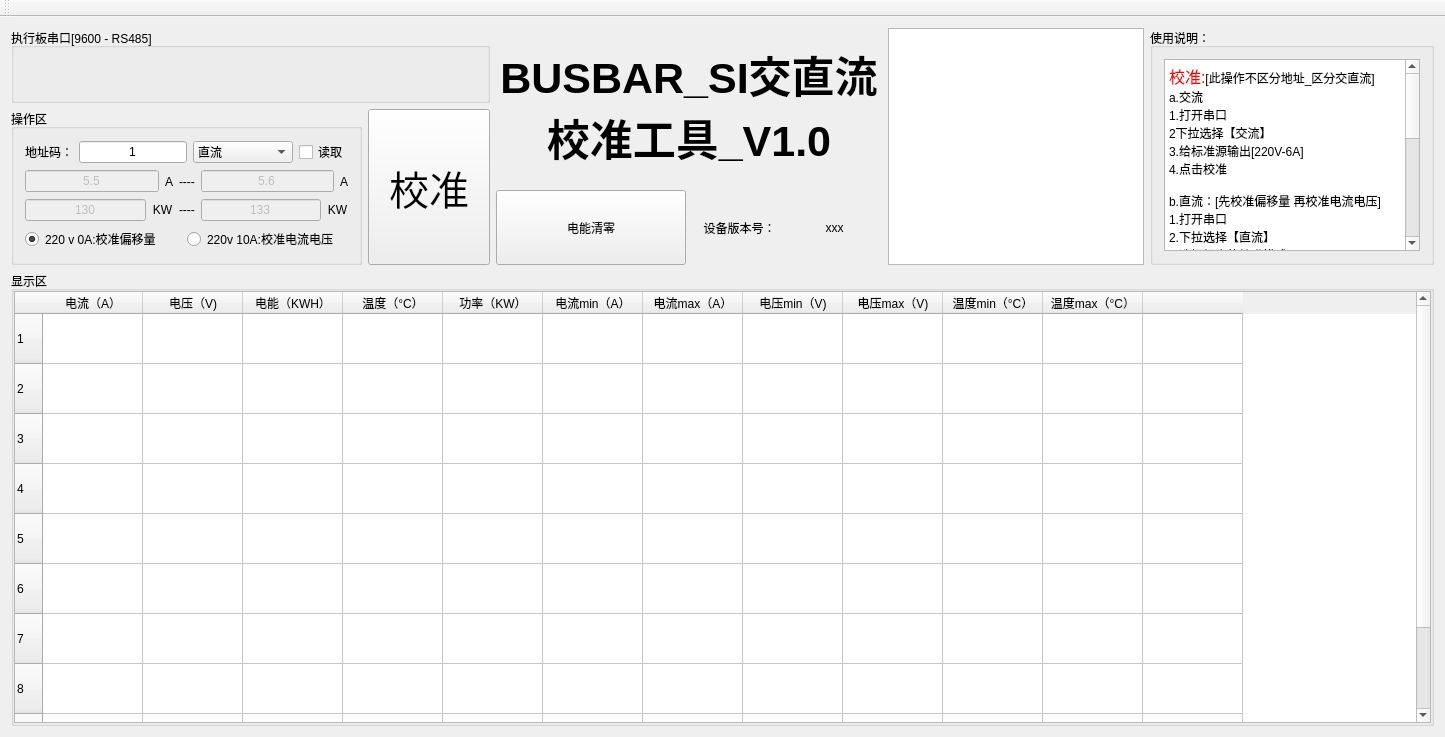
<?xml version="1.0" encoding="UTF-8"?>
<ui version="4.0">
 <class>MainWindow</class>
 <widget class="QMainWindow" name="MainWindow">
  <property name="geometry">
   <rect>
    <x>0</x>
    <y>0</y>
    <width>1445</width>
    <height>737</height>
   </rect>
  </property>
  <property name="windowTitle">
   <string>Busbar_SI校准工具</string>
  </property>
  <widget class="QWidget" name="centralWidget">
   <layout class="QGridLayout" name="gridLayout_6">
    <item row="0" column="2" rowspan="2" colspan="2">
     <widget class="QPushButton" name="tip">
      <property name="font">
       <font>
        <pointsize>32</pointsize>
        <weight>75</weight>
        <bold>true</bold>
       </font>
      </property>
      <property name="text">
       <string>BUSBAR_SI交直流
校准工具_V1.0</string>
      </property>
      <property name="checkable">
       <bool>false</bool>
      </property>
      <property name="autoRepeat">
       <bool>false</bool>
      </property>
      <property name="autoExclusive">
       <bool>false</bool>
      </property>
      <property name="autoDefault">
       <bool>false</bool>
      </property>
      <property name="default">
       <bool>false</bool>
      </property>
      <property name="flat">
       <bool>true</bool>
      </property>
     </widget>
    </item>
    <item row="1" column="1" rowspan="2">
     <widget class="QPushButton" name="startOrStop">
      <property name="sizePolicy">
       <sizepolicy hsizetype="Expanding" vsizetype="Expanding">
        <horstretch>0</horstretch>
        <verstretch>0</verstretch>
       </sizepolicy>
      </property>
      <property name="font">
       <font>
        <pointsize>30</pointsize>
       </font>
      </property>
      <property name="text">
       <string>校准</string>
      </property>
     </widget>
    </item>
    <item row="0" column="4" rowspan="3">
     <widget class="QTextEdit" name="debugEdit"/>
    </item>
    <item row="2" column="2">
     <widget class="QPushButton" name="clearBtn">
      <property name="sizePolicy">
       <sizepolicy hsizetype="Preferred" vsizetype="Minimum">
        <horstretch>0</horstretch>
        <verstretch>0</verstretch>
       </sizepolicy>
      </property>
      <property name="text">
       <string>电能清零</string>
      </property>
     </widget>
    </item>
    <item row="1" column="0" rowspan="2">
     <widget class="QGroupBox" name="gBoxC">
      <property name="title">
       <string>操作区</string>
      </property>
      <layout class="QGridLayout" name="gridLayout_2">
       <item row="0" column="0">
        <layout class="QHBoxLayout" name="horizontalLayout">
         <item>
          <widget class="QLabel" name="label_3">
           <property name="text">
            <string>地址码：</string>
           </property>
          </widget>
         </item>
         <item>
          <widget class="QLineEdit" name="addr">
           <property name="text">
            <string>1</string>
           </property>
           <property name="alignment">
            <set>Qt::AlignCenter</set>
           </property>
          </widget>
         </item>
         <item>
          <widget class="QComboBox" name="dcBox">
           <property name="minimumSize">
            <size>
             <width>100</width>
             <height>0</height>
            </size>
           </property>
           <item>
            <property name="text">
             <string>直流</string>
            </property>
           </item>
           <item>
            <property name="text">
             <string>交流</string>
            </property>
           </item>
          </widget>
         </item>
         <item>
          <widget class="QCheckBox" name="readBox">
           <property name="text">
            <string>读取</string>
           </property>
           <property name="checked">
            <bool>false</bool>
           </property>
           <property name="tristate">
            <bool>false</bool>
           </property>
          </widget>
         </item>
        </layout>
       </item>
       <item row="1" column="0">
        <layout class="QHBoxLayout" name="horizontalLayout_2">
         <item>
          <widget class="QLineEdit" name="minAEdit">
           <property name="enabled">
            <bool>false</bool>
           </property>
           <property name="text">
            <string>5.5</string>
           </property>
           <property name="alignment">
            <set>Qt::AlignCenter</set>
           </property>
          </widget>
         </item>
         <item>
          <widget class="QLabel" name="label_5">
           <property name="text">
            <string>A</string>
           </property>
           <property name="alignment">
            <set>Qt::AlignCenter</set>
           </property>
          </widget>
         </item>
         <item>
          <widget class="QLabel" name="label_2">
           <property name="text">
            <string>----</string>
           </property>
          </widget>
         </item>
         <item>
          <widget class="QLineEdit" name="maxAEdit">
           <property name="enabled">
            <bool>false</bool>
           </property>
           <property name="text">
            <string>5.6</string>
           </property>
           <property name="alignment">
            <set>Qt::AlignCenter</set>
           </property>
          </widget>
         </item>
         <item>
          <widget class="QLabel" name="label_7">
           <property name="text">
            <string>A</string>
           </property>
           <property name="alignment">
            <set>Qt::AlignCenter</set>
           </property>
          </widget>
         </item>
        </layout>
       </item>
       <item row="2" column="0">
        <layout class="QHBoxLayout" name="horizontalLayout_3">
         <item>
          <widget class="QLineEdit" name="minWEdit">
           <property name="enabled">
            <bool>false</bool>
           </property>
           <property name="text">
            <string>130</string>
           </property>
           <property name="alignment">
            <set>Qt::AlignCenter</set>
           </property>
          </widget>
         </item>
         <item>
          <widget class="QLabel" name="label_6">
           <property name="text">
            <string>KW</string>
           </property>
           <property name="alignment">
            <set>Qt::AlignCenter</set>
           </property>
          </widget>
         </item>
         <item>
          <widget class="QLabel" name="label">
           <property name="text">
            <string>----</string>
           </property>
          </widget>
         </item>
         <item>
          <widget class="QLineEdit" name="maxWEdit">
           <property name="enabled">
            <bool>false</bool>
           </property>
           <property name="text">
            <string>133</string>
           </property>
           <property name="alignment">
            <set>Qt::AlignCenter</set>
           </property>
          </widget>
         </item>
         <item>
          <widget class="QLabel" name="label_8">
           <property name="text">
            <string>KW</string>
           </property>
           <property name="alignment">
            <set>Qt::AlignCenter</set>
           </property>
          </widget>
         </item>
        </layout>
       </item>
       <item row="3" column="0">
        <widget class="QWidget" name="radio" native="true">
         <layout class="QHBoxLayout" name="horizontalLayout_5">
          <property name="spacing">
           <number>0</number>
          </property>
          <property name="leftMargin">
           <number>0</number>
          </property>
          <property name="topMargin">
           <number>0</number>
          </property>
          <property name="rightMargin">
           <number>0</number>
          </property>
          <property name="bottomMargin">
           <number>0</number>
          </property>
          <item>
           <widget class="QRadioButton" name="radBtn0">
            <property name="text">
             <string>220 v 0A:校准偏移量</string>
            </property>
            <property name="checked">
             <bool>true</bool>
            </property>
           </widget>
          </item>
          <item>
           <widget class="QRadioButton" name="radBtn10">
            <property name="text">
             <string>220v 10A:校准电流电压</string>
            </property>
           </widget>
          </item>
         </layout>
        </widget>
       </item>
      </layout>
     </widget>
    </item>
    <item row="0" column="0" colspan="2">
     <widget class="QGroupBox" name="gBoxA">
      <property name="title">
       <string>执行板串口[9600 - RS485]</string>
      </property>
      <layout class="QGridLayout" name="gridLayout">
       <property name="leftMargin">
        <number>0</number>
       </property>
       <property name="topMargin">
        <number>0</number>
       </property>
       <property name="rightMargin">
        <number>0</number>
       </property>
       <property name="bottomMargin">
        <number>0</number>
       </property>
       <property name="spacing">
        <number>0</number>
       </property>
       <item row="0" column="0">
        <widget class="QWidget" name="gBoxAWid" native="true"/>
       </item>
      </layout>
     </widget>
    </item>
    <item row="2" column="3">
     <layout class="QGridLayout" name="gridLayout_5">
      <property name="spacing">
       <number>0</number>
      </property>
      <item row="0" column="1">
       <widget class="QLabel" name="vLabel">
        <property name="text">
         <string>xxx</string>
        </property>
        <property name="alignment">
         <set>Qt::AlignCenter</set>
        </property>
       </widget>
      </item>
      <item row="0" column="0">
       <widget class="QLabel" name="label_9">
        <property name="text">
         <string>设备版本号：</string>
        </property>
        <property name="alignment">
         <set>Qt::AlignCenter</set>
        </property>
       </widget>
      </item>
     </layout>
    </item>
    <item row="0" column="5" rowspan="3">
     <widget class="QGroupBox" name="gBoxK">
      <property name="title">
       <string>使用说明：</string>
      </property>
      <layout class="QGridLayout" name="gridLayout_3">
       <item row="0" column="0">
        <widget class="QTextEdit" name="readMe">
         <property name="html">
          <string>&lt;!DOCTYPE HTML PUBLIC &quot;-//W3C//DTD HTML 4.0//EN&quot; &quot;http://www.w3.org/TR/REC-html40/strict.dtd&quot;&gt;
&lt;html&gt;&lt;head&gt;&lt;meta name=&quot;qrichtext&quot; content=&quot;1&quot; /&gt;&lt;style type=&quot;text/css&quot;&gt;
p, li { white-space: pre-wrap; }
&lt;/style&gt;&lt;/head&gt;&lt;body style=&quot; font-family:'SimSun'; font-size:9pt; font-weight:400; font-style:normal;&quot;&gt;
&lt;p style=&quot; margin-top:0px; margin-bottom:0px; margin-left:0px; margin-right:0px; -qt-block-indent:0; text-indent:0px;&quot;&gt;&lt;span style=&quot; font-size:12pt; color:#ff0000;&quot;&gt;校准:&lt;/span&gt;[此操作不区分地址_区分交直流]&lt;/p&gt;
&lt;p style=&quot; margin-top:0px; margin-bottom:0px; margin-left:0px; margin-right:0px; -qt-block-indent:0; text-indent:0px;&quot;&gt;a.交流&lt;/p&gt;
&lt;p style=&quot; margin-top:0px; margin-bottom:0px; margin-left:0px; margin-right:0px; -qt-block-indent:0; text-indent:0px;&quot;&gt;1.打开串口&lt;/p&gt;
&lt;p style=&quot; margin-top:0px; margin-bottom:0px; margin-left:0px; margin-right:0px; -qt-block-indent:0; text-indent:0px;&quot;&gt;2下拉选择【交流】&lt;/p&gt;
&lt;p style=&quot; margin-top:0px; margin-bottom:0px; margin-left:0px; margin-right:0px; -qt-block-indent:0; text-indent:0px;&quot;&gt;3.给标准源输出[220V-6A]&lt;/p&gt;
&lt;p style=&quot; margin-top:0px; margin-bottom:0px; margin-left:0px; margin-right:0px; -qt-block-indent:0; text-indent:0px;&quot;&gt;4.点击校准&lt;/p&gt;
&lt;p style=&quot;-qt-paragraph-type:empty; margin-top:0px; margin-bottom:0px; margin-left:0px; margin-right:0px; -qt-block-indent:0; text-indent:0px;&quot;&gt;&lt;br /&gt;&lt;/p&gt;
&lt;p style=&quot; margin-top:0px; margin-bottom:0px; margin-left:0px; margin-right:0px; -qt-block-indent:0; text-indent:0px;&quot;&gt;b.直流：[先校准偏移量 再校准电流电压]&lt;/p&gt;
&lt;p style=&quot; margin-top:0px; margin-bottom:0px; margin-left:0px; margin-right:0px; -qt-block-indent:0; text-indent:0px;&quot;&gt;1.打开串口&lt;/p&gt;
&lt;p style=&quot; margin-top:0px; margin-bottom:0px; margin-left:0px; margin-right:0px; -qt-block-indent:0; text-indent:0px;&quot;&gt;2.下拉选择【直流】&lt;/p&gt;
&lt;p style=&quot; margin-top:0px; margin-bottom:0px; margin-left:0px; margin-right:0px; -qt-block-indent:0; text-indent:0px;&quot;&gt;3.选择相应的校准模式[0A|10A]&lt;/p&gt;
&lt;p style=&quot; margin-top:0px; margin-bottom:0px; margin-left:0px; margin-right:0px; -qt-block-indent:0; text-indent:0px;&quot;&gt;4.给标准源输出[220V-0A|220V-10A]&lt;/p&gt;
&lt;p style=&quot; margin-top:0px; margin-bottom:0px; margin-left:0px; margin-right:0px; -qt-block-indent:0; text-indent:0px;&quot;&gt;5.点击校准&lt;/p&gt;
&lt;p style=&quot;-qt-paragraph-type:empty; margin-top:0px; margin-bottom:0px; margin-left:0px; margin-right:0px; -qt-block-indent:0; text-indent:0px;&quot;&gt;&lt;br /&gt;&lt;/p&gt;
&lt;p style=&quot; margin-top:0px; margin-bottom:0px; margin-left:0px; margin-right:0px; -qt-block-indent:0; text-indent:0px;&quot;&gt;&lt;span style=&quot; font-size:12pt; color:#ff0000;&quot;&gt;读取:&lt;/span&gt;[此操作区分地址_不区分交直流]&lt;/p&gt;
&lt;p style=&quot; margin-top:0px; margin-bottom:0px; margin-left:0px; margin-right:0px; -qt-block-indent:0; text-indent:0px;&quot;&gt;1.打开串口&lt;/p&gt;
&lt;p style=&quot; margin-top:0px; margin-bottom:0px; margin-left:0px; margin-right:0px; -qt-block-indent:0; text-indent:0px;&quot;&gt;2.填写相应执行板地址&lt;/p&gt;
&lt;p style=&quot; margin-top:0px; margin-bottom:0px; margin-left:0px; margin-right:0px; -qt-block-indent:0; text-indent:0px;&quot;&gt;3.勾选读取【按钮会变为&amp;quot;读取&amp;quot;】&lt;/p&gt;
&lt;p style=&quot; margin-top:0px; margin-bottom:0px; margin-left:0px; margin-right:0px; -qt-block-indent:0; text-indent:0px;&quot;&gt;4.点击【读取】按钮&lt;/p&gt;
&lt;p style=&quot;-qt-paragraph-type:empty; margin-top:0px; margin-bottom:0px; margin-left:0px; margin-right:0px; -qt-block-indent:0; text-indent:0px;&quot;&gt;&lt;br /&gt;&lt;/p&gt;
&lt;p style=&quot; margin-top:0px; margin-bottom:0px; margin-left:0px; margin-right:0px; -qt-block-indent:0; text-indent:0px;&quot;&gt;&lt;span style=&quot; font-size:12pt; color:#ff0000;&quot;&gt;电能清零:&lt;/span&gt;[此操作区分地址_区分交直流]&lt;/p&gt;
&lt;p style=&quot; margin-top:0px; margin-bottom:0px; margin-left:0px; margin-right:0px; -qt-block-indent:0; text-indent:0px;&quot;&gt;1.打开串口&lt;/p&gt;
&lt;p style=&quot; margin-top:0px; margin-bottom:0px; margin-left:0px; margin-right:0px; -qt-block-indent:0; text-indent:0px;&quot;&gt;2.填写相应执行板地址&lt;/p&gt;
&lt;p style=&quot; margin-top:0px; margin-bottom:0px; margin-left:0px; margin-right:0px; -qt-block-indent:0; text-indent:0px;&quot;&gt;3.选择交流或直流&lt;/p&gt;
&lt;p style=&quot; margin-top:0px; margin-bottom:0px; margin-left:0px; margin-right:0px; -qt-block-indent:0; text-indent:0px;&quot;&gt;4.点击【电能清零】按钮&lt;/p&gt;
&lt;p style=&quot;-qt-paragraph-type:empty; margin-top:0px; margin-bottom:0px; margin-left:0px; margin-right:0px; -qt-block-indent:0; text-indent:0px;&quot;&gt;&lt;br /&gt;&lt;/p&gt;&lt;/body&gt;&lt;/html&gt;</string>
         </property>
        </widget>
       </item>
      </layout>
     </widget>
    </item>
    <item row="3" column="0" colspan="6">
     <widget class="QGroupBox" name="gBoxH">
      <property name="title">
       <string>显示区</string>
      </property>
      <layout class="QGridLayout" name="gridLayout_4">
       <property name="leftMargin">
        <number>0</number>
       </property>
       <property name="topMargin">
        <number>0</number>
       </property>
       <property name="rightMargin">
        <number>0</number>
       </property>
       <property name="bottomMargin">
        <number>0</number>
       </property>
       <property name="spacing">
        <number>0</number>
       </property>
       <item row="0" column="0">
        <widget class="QTableWidget" name="tableWidget">
         <attribute name="horizontalHeaderMinimumSectionSize">
          <number>30</number>
         </attribute>
         <attribute name="verticalHeaderMinimumSectionSize">
          <number>50</number>
         </attribute>
         <row>
          <property name="text">
           <string>1</string>
          </property>
         </row>
         <row>
          <property name="text">
           <string>2</string>
          </property>
         </row>
         <row>
          <property name="text">
           <string>3</string>
          </property>
         </row>
         <row>
          <property name="text">
           <string>4</string>
          </property>
         </row>
         <row>
          <property name="text">
           <string>5</string>
          </property>
         </row>
         <row>
          <property name="text">
           <string>6</string>
          </property>
         </row>
         <row>
          <property name="text">
           <string>7</string>
          </property>
         </row>
         <row>
          <property name="text">
           <string>8</string>
          </property>
         </row>
         <row>
          <property name="text">
           <string>9</string>
          </property>
         </row>
         <row>
          <property name="text">
           <string>总和</string>
          </property>
         </row>
         <column>
          <property name="text">
           <string>电流（A）</string>
          </property>
          <property name="background">
           <color>
            <red>0</red>
            <green>100</green>
            <blue>0</blue>
           </color>
          </property>
         </column>
         <column>
          <property name="text">
           <string>电压（V)</string>
          </property>
          <property name="background">
           <color>
            <red>0</red>
            <green>100</green>
            <blue>0</blue>
           </color>
          </property>
         </column>
         <column>
          <property name="text">
           <string>电能（KWH）</string>
          </property>
          <property name="background">
           <color>
            <red>0</red>
            <green>100</green>
            <blue>0</blue>
           </color>
          </property>
         </column>
         <column>
          <property name="text">
           <string>温度（°C）</string>
          </property>
          <property name="background">
           <color>
            <red>0</red>
            <green>100</green>
            <blue>0</blue>
           </color>
          </property>
         </column>
         <column>
          <property name="text">
           <string>功率（KW）</string>
          </property>
          <property name="background">
           <color>
            <red>0</red>
            <green>100</green>
            <blue>0</blue>
           </color>
          </property>
         </column>
         <column>
          <property name="text">
           <string>电流min（A）</string>
          </property>
         </column>
         <column>
          <property name="text">
           <string>电流max（A）</string>
          </property>
         </column>
         <column>
          <property name="text">
           <string>电压min（V)</string>
          </property>
         </column>
         <column>
          <property name="text">
           <string>电压max（V)</string>
          </property>
         </column>
         <column>
          <property name="text">
           <string>温度min（°C）</string>
          </property>
         </column>
         <column>
          <property name="text">
           <string>温度max（°C）</string>
          </property>
         </column>
         <column>
          <property name="text">
           <string/>
          </property>
         </column>
         <item row="0" column="1">
          <property name="text">
           <string/>
          </property>
         </item>
        </widget>
       </item>
       <item row="1" column="0">
        <layout class="QHBoxLayout" name="horizontalLayout_4"/>
       </item>
      </layout>
     </widget>
    </item>
   </layout>
   <zorder>gBoxA</zorder>
   <zorder>gBoxC</zorder>
   <zorder>startOrStop</zorder>
   <zorder>gBoxH</zorder>
   <zorder>debugEdit</zorder>
   <zorder>clearBtn</zorder>
   <zorder>gBoxK</zorder>
   <zorder>tip</zorder>
  </widget>
  <widget class="QMenuBar" name="menuBar">
   <property name="geometry">
    <rect>
     <x>0</x>
     <y>0</y>
     <width>1445</width>
     <height>22</height>
    </rect>
   </property>
  </widget>
  <widget class="QToolBar" name="mainToolBar">
   <attribute name="toolBarArea">
    <enum>TopToolBarArea</enum>
   </attribute>
   <attribute name="toolBarBreak">
    <bool>false</bool>
   </attribute>
  </widget>
 </widget>
 <layoutdefault spacing="6" margin="11"/>
 <resources/>
 <connections/>
</ui>
